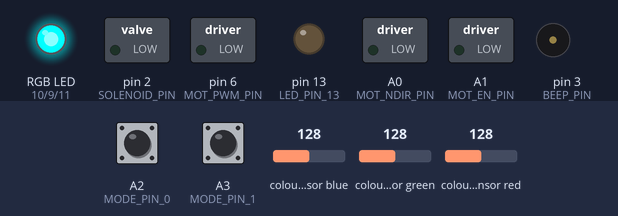
Simulated run of this sketch. Board: Arduino Uno, built with avr-gcc and run on an emulated ATmega328P. On the bench: switched loads named in the sketch (green lamp = pin HIGH), an RGB LED mixed from three pins (HIGH = lit), output pins drawn as LEDs (lit = HIGH), buzzer (waves = sounding). The inputs (shaded band) are chosen by the test bench; at power-on: A2 (MODE_PIN_0) HIGH, A3 (MODE_PIN_1) HIGH, colour sensor blue 128, colour sensor green 128, colour sensor red 128. What the sketch prints to the serial monitor is not drawn.

Above: at 0.3 s.
At 1.3 s:
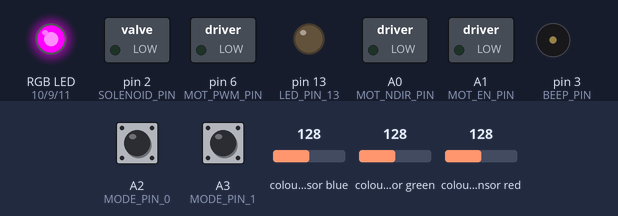
At 2.3 s:
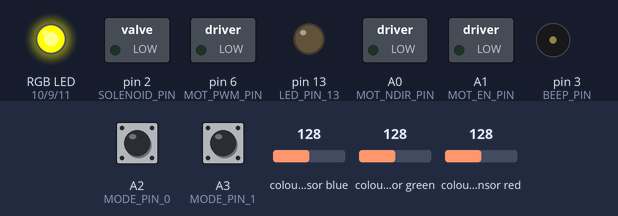
At 14.3 s:
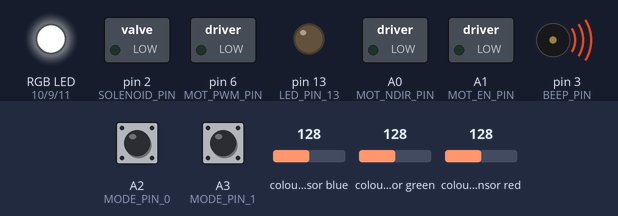
At 20.84 s:
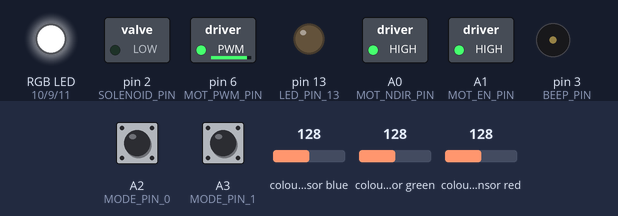
At 27.6 s:
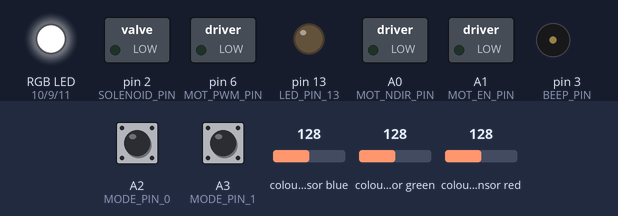
Timing chart, 0 to 40.0 s (numbered marks = the images above):
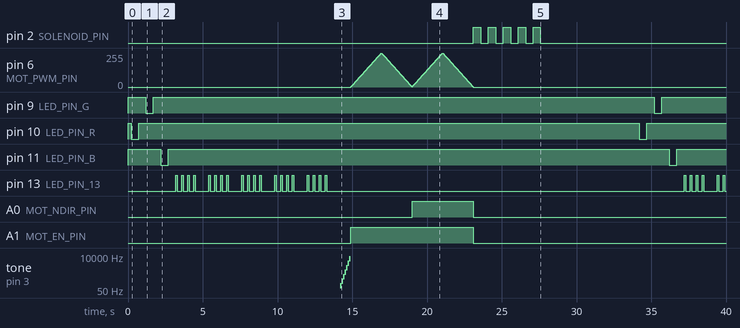

The sketch:

croissant_func_test.ino
```cpp
/**
 *  Noodle's Croissant PCB code
 *
 *  Pins:
 *    Mode:  A3:A2  (digital, use internal pullup)
 *
 *     LED:
 *          R:  D10
 *          G:  D9
 *          B:  D11
 *
 *     I2C:
 *        SDA:  A4
 *        SCL:  A5
 *
 *     BUTTON:  D12  (use internal pullup)
 *
 *    Motor:
 *        pwm:  D6
 *         S1:  D7
 *         S2:  D8
 *         EN:  A1
 *       !DIR:  A0
 *
 *    Servo:
 *          A:  D6  (shared with motor)
 *          B:  D5
 *
 *  SOLENNOID:  D2
 *
 *  COLOR_SENSOR:  Uses I2C (except illum. LED)
 *       LED:   D4
 *
 *      BEEP:   D3
 */
#include "Adafruit_TCS34725.h"

#define MODE_PIN_0 A2
#define MODE_PIN_1 A3

#define LED_PIN_R  10
#define LED_PIN_G   9
#define LED_PIN_B  11
#define LED_PIN_13  13

#define BUTTON_PIN 12

#define BEEP_PIN    3

#define SERVO_PIN_A 6
#define SERVO_PIN_B 5

#define CS_LED_PIN  4

#define MOT_S1_PIN  7
#define MOT_S2_PIN  8
#define MOT_NDIR_PIN A0
#define MOT_EN_PIN  A1
#define MOT_PWM_PIN 6

#define SOLENOID_PIN 2
int mode = 4;  // Overwritten once we read the mode pins.
int hasColorSensor = 0;
Adafruit_TCS34725 tcs;

 void setup() {
  Serial.begin(9600);

  Serial.println("NoodleFeet Croissant - Board Tester");
  // Read the mode bits.
  pinMode(MODE_PIN_0, INPUT_PULLUP);
  pinMode(MODE_PIN_1, INPUT_PULLUP);
  mode = (digitalRead(MODE_PIN_1)&0x1)<<1 | (digitalRead(MODE_PIN_0)&0x1);  // values 0 - 3
  // We could unset the mode pins here and use them for something else.
  Serial.print("Mode:  ");
  Serial.println( mode );

  // Maybe read this with an interrupt?
  pinMode(BUTTON_PIN, INPUT_PULLUP);

  pinMode(LED_PIN_13, OUTPUT);

  // LEDs
  pinMode(LED_PIN_R, OUTPUT);
  pinMode(LED_PIN_G, OUTPUT);
  pinMode(LED_PIN_B, OUTPUT);
  digitalWrite(LED_PIN_R,1);
  digitalWrite(LED_PIN_G,1);
  digitalWrite(LED_PIN_B,1);

  pinMode(SOLENOID_PIN, OUTPUT);

  pinMode(MOT_PWM_PIN,  OUTPUT);
  pinMode(MOT_EN_PIN,   OUTPUT);
  pinMode(MOT_NDIR_PIN, OUTPUT);
  pinMode(MOT_S1_PIN,    INPUT);  // PULLUP?
  pinMode(MOT_S2_PIN,    INPUT);

  // Hook CS_LED pin on board (pin 7) to the pin next to it (pin 6)
  // to control the LED over I2C using the AdaFruit Library.
  tcs = Adafruit_TCS34725(TCS34725_INTEGRATIONTIME_50MS, TCS34725_GAIN_4X);
  // Turn CS LED on and off four times.
  if (tcs.begin()) {
    Serial.println("Found color sensor");
    hasColorSensor = 1;
    tcs.setInterrupt(true);      // turn off LED
  } else {
    Serial.println("No TCS34725 found ... check your connections");
    hasColorSensor = 0;
  }
  delay(200);
}

void loop() {
  // Test LED.  Cycle RGB
  Serial.print("RGB LED Test ===>  ");
  Serial.print("Red   ");
  digitalWrite( LED_PIN_R, 0 );
  delay(500);
  digitalWrite( LED_PIN_R, 1 );
  delay(500);
  Serial.print("Green   ");
  digitalWrite( LED_PIN_G, 0 );
  delay(500);
  digitalWrite( LED_PIN_G, 1 );
  delay(500);
  Serial.print("Blue");
  digitalWrite( LED_PIN_B, 0 );
  delay(500);
  digitalWrite( LED_PIN_B, 1 );
  delay(500);
  Serial.println();

  int i=0;
  // Test mode count. Flash D13 n+1 times
  Serial.print( "Flash D13 LED [" );
  Serial.print( mode+1 );
  Serial.println( "] times.");
  for ( int r=0; r<5; r++) {
    for ( i=0; i< (mode+1); i++ ) {
      digitalWrite( LED_PIN_13, 1 );
      delay(100);
      digitalWrite( LED_PIN_13, 0 );
      delay(300);
    }
    delay(600);
  }

  // Test beeper
  Serial.println( "BEEEEEEEEEEEEEP!!!!" );
  for ( i=100; i< 8000; i*=2 ) {
    tone( BEEP_PIN, i, 200 );
    delay(100);
  }
  noTone(BEEP_PIN);

  // Test motor
  Serial.println( "Motor Test:" );
  int val = 0;
  digitalWrite( MOT_EN_PIN, 1);
  for ( int d=0; d<2; d++ ) {
    Serial.print( "   Dir: ");
    Serial.println( d );
    digitalWrite( MOT_NDIR_PIN, d );
    for ( i=0; i<256; i++ ) {
      analogWrite( MOT_PWM_PIN, i );
      delay(8);
    }
    for ( i=255; i>0; i-- ) {
      analogWrite( MOT_PWM_PIN, i );
      delay(8);
    }
  }
  analogWrite( MOT_PWM_PIN, 0);
  digitalWrite(MOT_EN_PIN, 0);
  digitalWrite(MOT_NDIR_PIN, 0);


  // Test solenoid
  Serial.println("Test Solenoid");
  for ( i=0; i<5; i++) {
    digitalWrite( SOLENOID_PIN, 1);
    delay(500);
    digitalWrite( SOLENOID_PIN, 0);
    delay(500);
  }

  // Test button
  // Make this on an interupt?

  // Test color sensor
  if ( hasColorSensor ) {
    Serial.println( "Test Color Sensor::  ");
    uint16_t clr, red, green, blue;

    for (int i=0; i<10; i++) {
      tcs.setInterrupt(false);      // turn on LED

      delay(60);  // takes 50ms to read

      tcs.getRawData(&red, &green, &blue, &clr);

      tcs.setInterrupt(true);  // turn off LED

  //    _red = red;
  //    _green = green;
  //    _blue = blue;
  //    _clr = clr;

      Serial.print("\tC:\t"); Serial.print(clr);
      Serial.print("\tR:\t"); Serial.print(red);
      Serial.print("\tG:\t"); Serial.print(green);
      Serial.print("\tB:\t"); Serial.print(blue);
      Serial.println();

  //    // Figure out some basic hex code for visualization
  //    uint32_t sum = clr;
  //    float r, g, b;
  //    r = red; r /= sum;
  //    g = green; g /= sum;
  //    b = blue; b /= sum;
  //    r *= 256; g *= 256; b *= 256;
  //    Serial.print("\t");
  //    Serial.print((int)r, HEX); Serial.print((int)g, HEX); Serial.print((int)b, HEX);
  //    Serial.println();

      delay(500);
    }
  } else {
    Serial.println( "Test Color Sensor  ==>   Not installed!");
  }


  Serial.println( "End Tests" );

}
```

Measured:
- by itself, pin 2 (SOLENOID_PIN): LOW → HIGH at 23.1 s, → LOW 0.50 s later, → HIGH 0.50 s later, → LOW 0.50 s later, … (10 changes in this stretch)
- by itself, pin 9 (LED_PIN_G), pin 10 (LED_PIN_R), pin 11 (LED_PIN_B): alternates HIGH for 33.5 s and LOW for 0.50 s
- by itself, pin 13 (LED_PIN_13): LOW → HIGH at 3.2 s, → LOW 0.10 s later, → HIGH 0.30 s later, → LOW 0.10 s later, … (52 changes in this stretch)
- by itself, A0 (MOT_NDIR_PIN): LOW → HIGH at 19.0 s, → LOW 4.1 s later
- by itself, A1 (MOT_EN_PIN): LOW → HIGH at 14.9 s, → LOW 8.2 s later
- by itself, tone on pin 3 (BEEP_PIN): plays 100 Hz for 0.10 s, 200 Hz for 0.10 s, 400 Hz for 0.10 s, 800 Hz for 0.10 s, 1600 Hz for 0.10 s, 3200 Hz for 0.10 s … (7 notes in this stretch)
